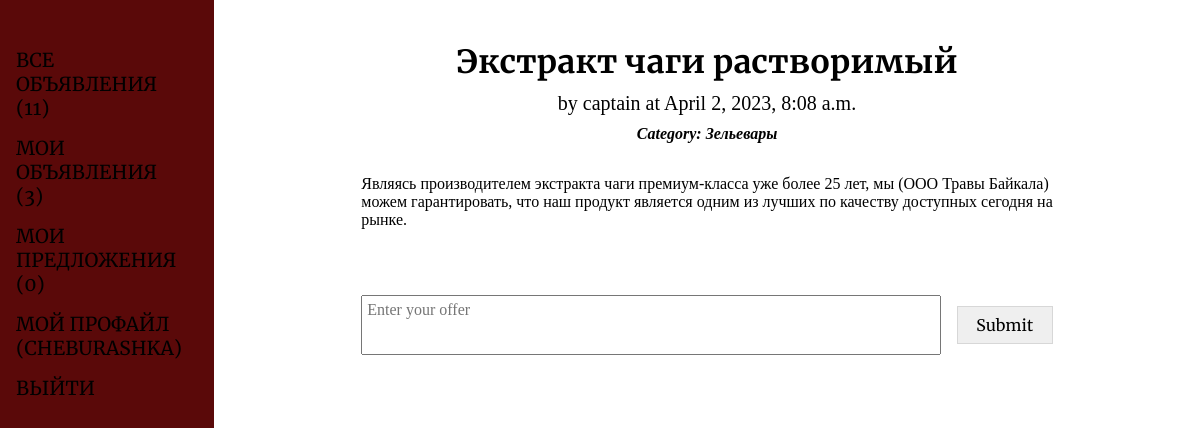
The app's page /75 (signed in) with its own data.
### ads/models.py (models this page shows, shortened)
class Ad(models.Model):
    author = models.ForeignKey('auth.User', on_delete=models.CASCADE)
    category = models.CharField(
        max_length=2,
        choices=[
            ('TA', 'Танки'),
            ('HE', 'Хилы'),
            ('DD', 'ДД'),
            ('TR', 'Торговцы'),
            ('GM', 'Гилдмастеры'),
            ('QG', 'Квестгиверы'),
            ('BM', 'Кузнецы'),
            ('LM', 'Кожевники'),
            ('PM', 'Зельевары'),
            ('SM', 'Мастера заклинаний')
        ],
        default='TA'
    )
    posted = models.DateTimeField(auto_now_add=True)
    title = models.CharField(max_length=255)
    content = models.TextField()
    image1 = models.ImageField(upload_to='images/', null=True, blank=True)
    image2 = models.ImageField(upload_to='images/', null=True, blank=True)
    image3 = models.ImageField(upload_to='images/', null=True, blank=True)
    video = models.FileField(upload_to='videos/', null=True, blank=True,
                             validators=[validate_video_format])

### ads/views.py (the view, shortened to what this page needs)
# urls.py: path('<int:pk>', AdDetailView.as_view(), name='ad_detail'),
class AdDetailView(LoginRequiredMixin, FormMixin, DetailView):
    template_name = 'ads/ad_detail.html'
    queryset = Ad.objects.all()
    form_class = OfferForm
    def get_context_data(self, **kwargs):
        context = super(AdDetailView, self).get_context_data(**kwargs)
        context['offers'] = Offer.objects.filter(ad=self.object)
        context['form'] = OfferForm(
            {'user': self.request.user, 'ad': self.object}
        )
        return context

### ads/forms.py
class OfferForm(ModelForm):
    class Meta:
        model = Offer
        fields = ['user', 'ad', 'text']
        labels = {'text': ''}
        widgets = {
            'user': HiddenInput(),
            'ad': HiddenInput(),
            'text': forms.Textarea(attrs={'placeholder': 'Enter your offer'})
        }

### billboard/context_processors.py (called while the page is built)
def counters(request):
    if request.user.is_authenticated:
        return {
            'all_ads': Ad.objects.all(),
            'user_ads': Ad.objects.filter(author=request.user),
            'user_offers': Offer.objects.filter(ad__author=request.user),
        }
    else:
        return {
            'all_ads': Ad.objects.none(),
            'user_ads': Ad.objects.none(),
            'user_offers': Offer.objects.none(),
        }

### templates/ads/ad_detail.html (shortened to what this page needs)
{% extends 'default.html' %}
{% block content %}
  <h2>{{ ad.title }}</h2>
  <h3>by {{ ad.author }} at {{ ad.posted }}</h3>
  <p class="ad-detail__category">Category: {{ ad.get_category_display }}</p>
  <p class="ad-detail__content">{{ ad.content }}</p>
  <div class="ad-detail__media">
  </div>
  <form class="ad-detail__offer-form" action="{% url 'ad_detail' object.id %}" method="post">
    {{ form }}
    <button type="submit">Submit</button>
  </form>
{% endblock content %}

### templates/default.html (shortened to what this page needs)
{% load static %}
<!DOCTYPE html>
<html lang="en">
<head>
  <link rel="stylesheet" href="{% static 'css/generic.css' %}">
  <link rel="stylesheet" href="{% static 'css/billboard.css' %}">
</head>
<body>
  <aside>
    <ul>
      <li><a href="/">Все объявления ({{ all_ads | length }})</a></li>
      <li><a href="{% url 'my_ads' %}">Мои объявления ({{ user_ads | length }})</a></li>
      <li><a href="{% url 'offers' %}">Мои предложения ({{ user_offers | length }})</a></li>
      <li><a href="{% url 'user_detail' %}">Мой профайл ({{ request.user.username }})</a></li>
      <li><a href="{% url 'account_logout' %}">Выйти</a></li>
    </ul>
  </aside>
  <main>
    {% block content %}
    {% endblock content %}
  </main>
</body>
</html>

### static/css/generic.css (style rules this page uses)
html { font-family: Georgia, 'Times New Roman', Times, serif; font-size: 100%; }
body { margin: 0; padding: 0; display: grid; grid-template-columns: 1fr 5fr; height: 100vh; }
aside { background-color: rgb(90, 9, 9); }
main { padding: 2rem; text-align: center; }
h2 { margin: 10px auto; font-family: 'Merriweather', Helvetica, Arial, sans-serif; font-size: 2rem; font-weight: 700; }
h3 { margin: 10px auto; font-size: 1.25rem; font-weight: 400; }
p { margin: 10px 0; padding: 0; }
a { color: rgb(0,0,0); text-decoration: none; }
input, select, textarea { padding: 5px; font-family: inherit; font-size: 1rem; }
textarea { max-height: 8rem; resize: none; }
button, input[type=submit] { padding: 0.5rem; min-width: 6rem; max-width: max-content; font-family: 'Merriweather', Helvetica, Arial, sans-serif; font-size: 1rem; border: 1px solid rgb(0,0,0,0.1); transition-duration: 0.5s; }
form { margin: 2rem auto; width: 75%; display: grid; grid-template-columns: 1fr 3fr; gap: 10px; text-align: right; align-items: center; }
aside { position: relative; padding-right: 1rem; }
aside > ul { font-family: 'Merriweather', Helvetica, Arial, sans-serif; font-size: 1.2rem; text-transform: uppercase; position: sticky; top: 3rem; list-style-type: none; padding: 0 1rem; }
aside > ul > li { margin: 1rem 0; }

### static/css/billboard.css (style rules this page uses)
.ad-detail__content { width: 75%; margin: 2rem auto; text-align: left; }
.ad-detail__category { font-style: italic; font-weight: 700; width: 75%; margin: auto; }
.ad-detail__media { display: flex; flex-wrap: wrap; gap: 1rem; justify-content: space-around; align-items: center; width: 75%; margin: auto; }
.ad-detail__offer-form { width: 75%; margin: 1rem auto; display: flex; justify-content: center; gap: 1rem; }
.ad-detail__offer-form * { flex: 1; }
.ad-detail__offer-form textarea { height: 3rem; }

### records on screen
Ad: title "Экстракт чаги растворимый", author "captain", posted "April 2, 2023, 8:08 a.m.", category "Зельевары", content "Являясь производителем экстракта чаги премиум-класса уже более 25 лет, мы (ООО Травы Байкала) можем гарантировать, что наш продукт является одним из лучших по качеству доступных сегодня на рынке."

### other values on screen
{{ all_ads | length }} "11"
{{ user_ads | length }} "3"
{{ user_offers | length }} "0"
{{ request.user.username }} "CHEBURASHKA"
